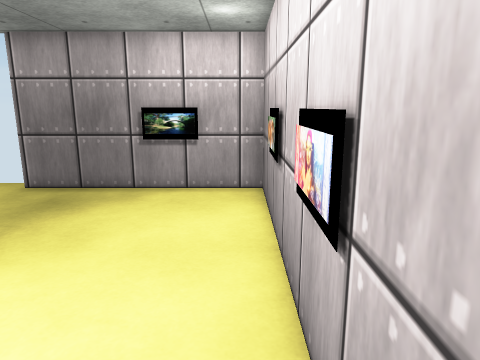
View 1 (above)

12 first-person views from a walk through a scene from a Unity 3-D project. The camera is 1.5 m above the floor, tilts 12° down and sees 70° across. The floor is counted in squares, 0.5 m on a side. Each view is taken from the middle of a square. On the plan, view 1 faces up. The plan holds only what a view shows up to about 20 squares ahead; the rest is blank. The player is left out. Some surface patterns are stand-ins.

View 2
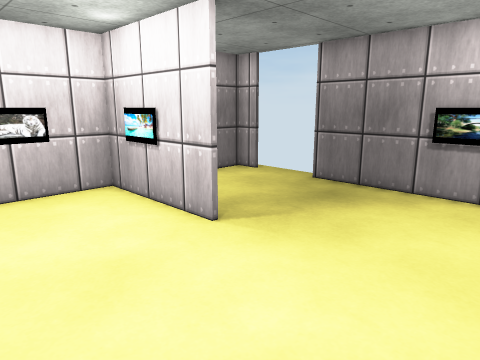

View 3
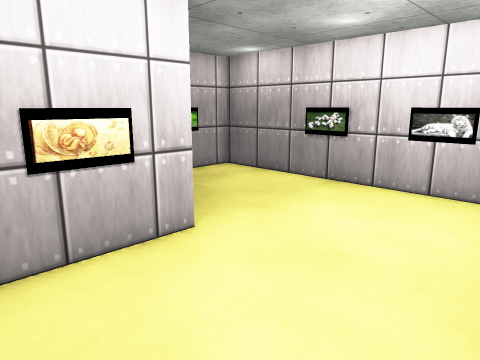

View 4
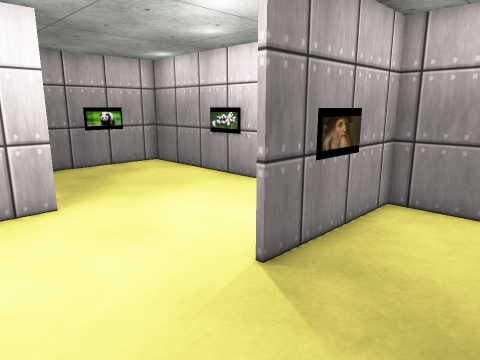

View 5
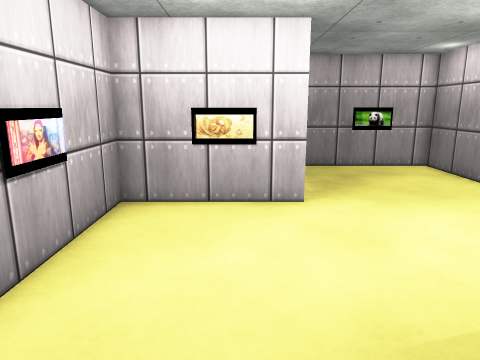

View 6
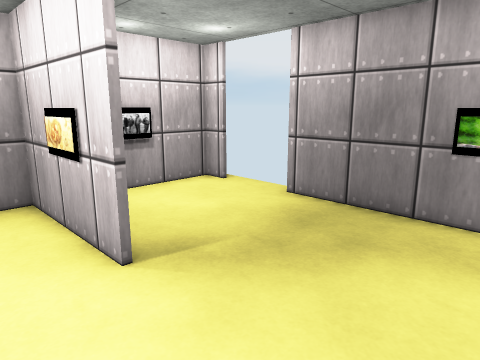

View 7
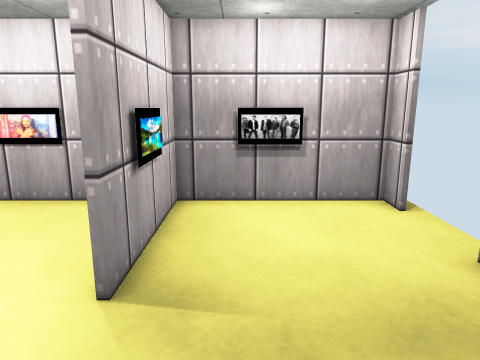

View 8
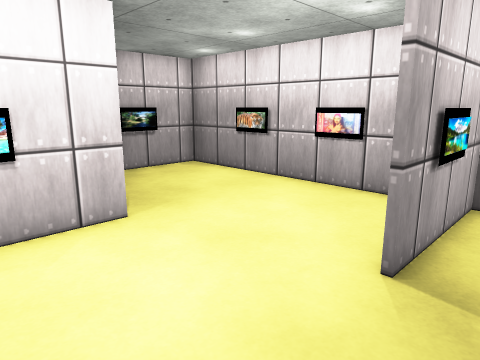

View 9
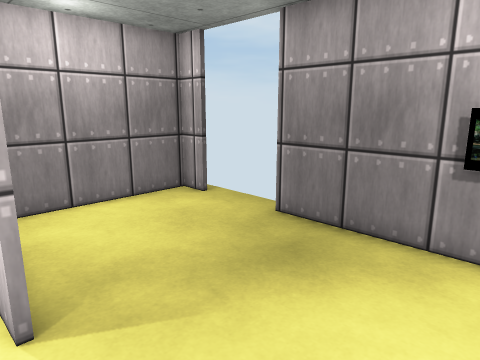

View 10
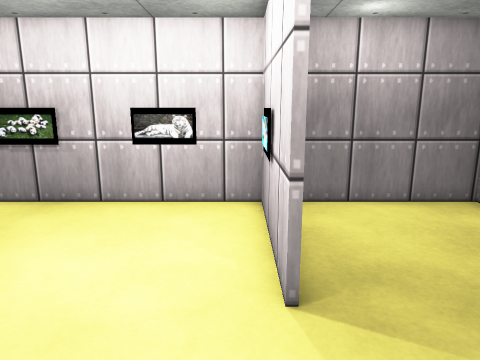

View 11
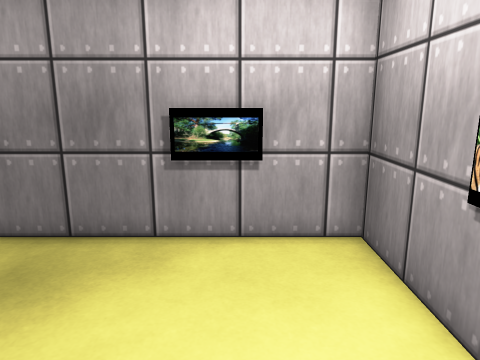

View 12
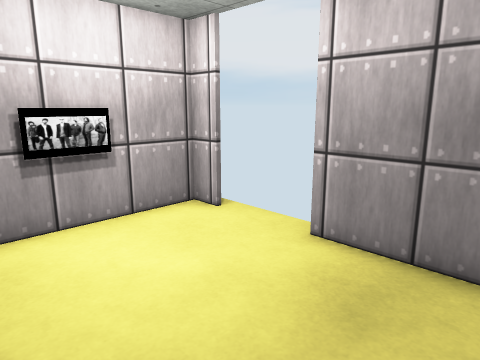

### Floor plan
Points are (right, up) in squares from view 1. A wall is a line through its corners. A room is listed if a view was taken in it or the views show most of it. See-through windows are left out.
Room 1 (views 1, 2, 3, 4, 5, 6, 7, 8, 9, 10, 11, 12)
walls: (-5.1, -0.7) (-3.4, -0.7); (-6.6, 5.7) (-8.6, 5.7); (-3.5, -0.9) (-5.1, -0.9); (-8.5, 5.9) (-6.6, 5.9); (-1.6, -0.7) (0.9, -0.7) (0.9, 12.6) (-8.3, 12.6); (-10.4, 5.7) (-12.7, 5.7) (-12.7, -7.7) (-3.6, -7.7); (-0.4, -7.7) (0.9, -7.7) (0.9, -0.9) (-1.6, -0.9); (-11.5, 12.6) (-12.7, 12.6) (-12.7, 5.9) (-10.4, 5.9)
ways out: gap at (-8, 13)
objects: other object (-10, 6); other object (-9, 6); other object (-3, 12) to (-2, 12)

Positions as (right, up) in squares from view 1, and headings:
1: (0, 0), facing up
2: (0, 0), facing up-left
3: (0, 6), facing down-left
4: (-2, 10), facing down-left
5: (-3, 10), facing down
6: (-11, 2), facing down-right
7: (-10, -3), facing right
8: (-11, -3), facing up-right
9: (-2, 5), facing up-left
10: (-2, 5), facing left
11: (-2, 5), facing up
12: (-8, -1), facing down-right
